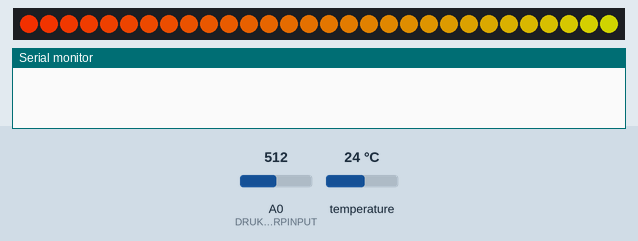
This sketch was run on a simulated Arduino Uno, built with avr-gcc and run on an emulated ATmega328P. Parts: 30 RGB LEDs in strip order, left to right, the last lines printed to the serial monitor. Inputs (shaded band) come from the test bench; at power-on: A0 (DRUKSENSORPINPUT) = 512, temperature 24 °C. No radio packets arrive unless stated.

Above: at 0.4 s.
At 1.0 s:
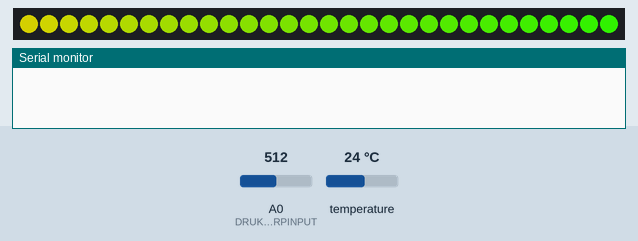
At 1.6 s:
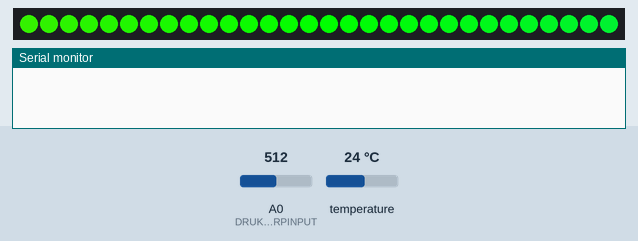
At 3.1 s:
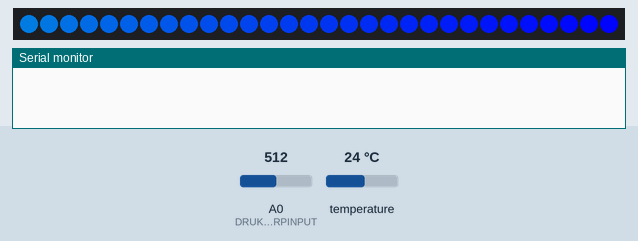
At 5.6 s:
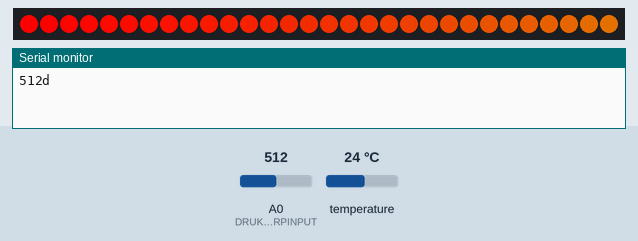
At 14.1 s:
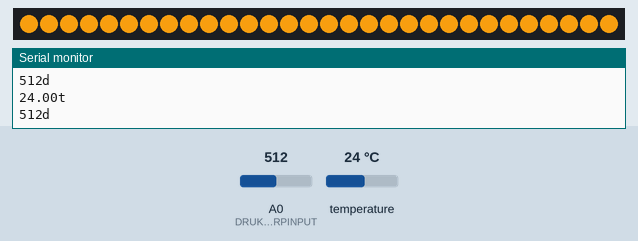

The sketch:

ArduinoNano.ino
```cpp
#include <SPI.h>
#include <nRF24L01.h>
#include <RF24.h>
#include <RF24_config.h>
#include <OneWire.h>
#include <DallasTemperature.h>
#include<stdlib.h>

#include <avr/interrupt.h>
#include <avr/sleep.h>

// include neopixel library:
#include <Adafruit_NeoPixel.h>
#include <avr/power.h>

// Data wire is plugged into pin 2 on the Arduino
#define ONE_WIRE_BUS 2

// Define druksensor analoog pin
#define DRUKSENSORPINPUT 0

// Define NeoPixel requirements
#define PIXEL_PIN      6
#define PIXEL_COUNT    30

// Setup a oneWire instance to communicate with any OneWire devices
// (not just Maxim/Dallas temperature ICs)
OneWire oneWire(ONE_WIRE_BUS);

// Pass our oneWire reference to Dallas Temperature.
DallasTemperature sensors(&oneWire);

// Initialise RGBStrip
Adafruit_NeoPixel strip = Adafruit_NeoPixel(PIXEL_COUNT, PIXEL_PIN, NEO_GRB + NEO_KHZ800);

int msg[1];
RF24 radio(9, 10);
const uint64_t pipe = 0xE8E8F0F0E1LL;

int checkColor = 0;

boolean wisseldata = false;

void setup(void)
{
  Serial.begin(9600);
  radio.begin();
  radio.openWritingPipe(pipe);

  // Start up the temperature library
  sensors.begin();

  // Start up RGBStrip
  strip.begin();
  strip.show();
  rainbow(20);
}

void loop(void)
{
  if(wisseldata){
    sensors.requestTemperatures(); // Send the command to get temperatures
    sendStringToHoofdpaneel(String(sensors.getTempCByIndex(0)) + "t");
  }
  else{
    sendStringToHoofdpaneel(String(analogRead(DRUKSENSORPINPUT)) + "d");
  }

  if(checkColor == 5)
  {
    //SLAAPMODUS
    //if(analogRead(DRUKSENSORPINPUT) > 500)
    //  {
    //    colorWipe(strip.Color(0, 0, 255), 50); //Blue
    //    delay(1000);
    //    set_sleep_mode(SLEEP_MODE_PWR_DOWN);
    //    sleep_enable();
    //    sleep_mode();
    //  }
    if(sensors.getTempCByIndex(0) < 23)
      {
        colorWipe(strip.Color(0, 0, 255), 50); //Blue
      }
      else if(sensors.getTempCByIndex(0) > 23 && sensors.getTempCByIndex(0) < 28)
      {
        colorWipe(strip.Color(227, 145, 14), 50); // Orange
      }
      else
      {
        colorWipe (strip.Color(194,13,10), 50); // Red
      }

      checkColor = 0;
  }

    checkColor = checkColor + 1;

    wisseldata = !wisseldata;
}

void colorWipe(uint32_t c, uint8_t) {
  for(uint16_t i=0; i<strip.numPixels(); i++) {
      strip.setPixelColor(i, c);
      strip.show();
  }
}

void rainbow(uint8_t wait) {
  uint16_t i, j;

  for(j=0; j<256; j++) {
    for(i=0; i<strip.numPixels(); i++) {
      strip.setPixelColor(i, Wheel((i+j) & 255));
    }
    strip.show();
    delay(wait);
  }
}

uint32_t Wheel(byte WheelPos) {
  WheelPos = 255 - WheelPos;
  if(WheelPos < 85) {
   return strip.Color(255 - WheelPos * 3, 0, WheelPos * 3);
  } else if(WheelPos < 170) {
    WheelPos -= 85;
   return strip.Color(0, WheelPos * 3, 255 - WheelPos * 3);
  } else {
   WheelPos -= 170;
   return strip.Color(WheelPos * 3, 255 - WheelPos * 3, 0);
  }
}

void sendStringToHoofdpaneel(String message){

  for (int i = 0; i < message.length(); i++)
  {
    int charToSend[1];
    charToSend[0] = message.charAt(i);
    radio.write(charToSend, 1);
    Serial.print(message.charAt(i));
  }
  Serial.println("");

  //send the 'terminate string' value...
  msg[0] = 2;
  radio.write(msg, 1);

  /*delay sending for a short period of time.  radio.powerDown()/radio.powerupp
  //with a delay in between have worked well for this purpose(just using delay seems to
  //interrupt the transmission start). However, this method could still be improved
  as I still get the first character 'cut-off' sometimes. I have a 'checksum' function
  on the receiver to verify the message was successfully sent.
  */
  radio.powerDown();
  delay(1000);
  radio.powerUp();
}
```

Measured:
- what the display in image 4 shows lasts 8.4 s, from 5.6 s to 14.0 s
